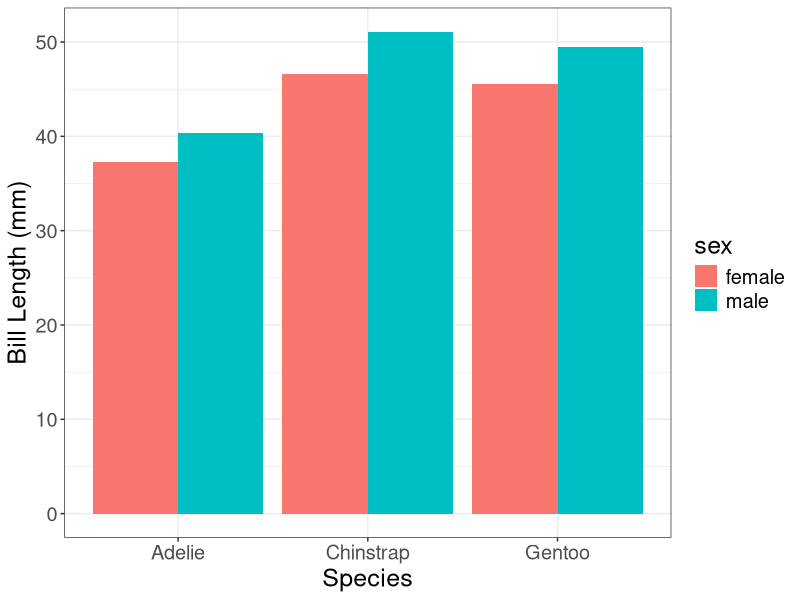

Here is the R script that generated this plot:
## ---- chunk 1
#| label: fig-penguin-mass
#| fig-cap: "Bill length of penguins by species."
#| message: false
#| warning: false
library(tidyverse)
library(palmerpenguins)

modified_penguins <- penguins
modified_penguins <- drop_na(modified_penguins, sex)
modified_penguins <- modified_penguins |>
  group_by(species, sex) |>
  summarise(bill_length_mm = mean(bill_length_mm))

modified_penguins <- ggplot(data = modified_penguins, mapping = aes  (x = species,
    y = bill_length_mm,
    fill = sex)) +
    geom_col(position='dodge') +
    xlab("Species") +
    ylab("Bill Length (mm)") +
    theme_bw() +
    theme(text = element_text(size = 18))
modified_penguins
